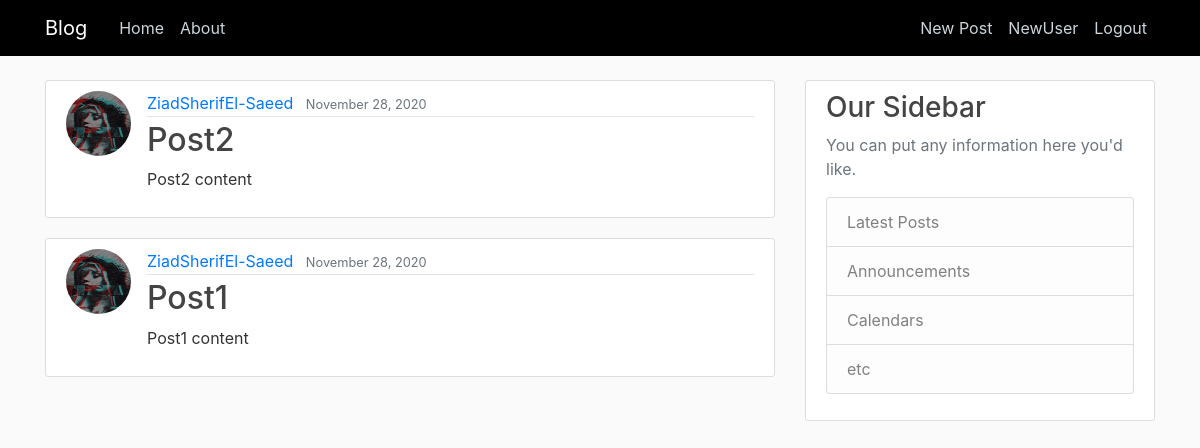
Screenshot of / (signed in) with the database file from the repository.
### blog/models.py (models this page shows, shortened)
class Post(models.Model):
    title = models.CharField(max_length=100)
    content = models.TextField()
    date_posted = models.DateTimeField(default=timezone.now)
    author = models.ForeignKey(User, on_delete=models.CASCADE)

### users/models.py (models this page shows, shortened)
class Profile(models.Model):
    user = models.OneToOneField(User, on_delete=models.CASCADE)
    image = models.ImageField(default='profile_pics/default.jpg', upload_to='profile_pics')

### blog/views.py (the view)
# urls.py: path('', PostListView.as_view(), name='blog-home'),
class PostListView(ListView):
    model = Post
    template_name = 'blog/home.html'
    context_object_name = 'posts'
    ordering = ['-date_posted']

### blog/templates/blog/home.html
{% extends "blog/base.html" %}
{% block content %}
    {% for post in posts %}
    <article class="media content-section">
      <a href="#"><img src="{{ post.author.profile.image.url }}" class="rounded-circle article-img"></a>
        <div class="media-body">
          <div class="article-metadata">
            <a class="mr-2" href="#">{{ post.author }}</a>
            <small class="text-muted">{{ post.date_posted|date:"F d, Y" }}</small>
          </div>
          <h2><a class="article-title" href="{% url 'post-detail' post.id %}">{{ post.title }}</a></h2>
          <p class="article-content">{{ post.content }}</p>
        </div>
    </article>
    {% endfor %}
{% endblock content %}

### blog/templates/blog/base.html (shortened to what this page needs)
{% load static %}
<!DOCTYPE html>
<html lang="en">
<head>
    <link rel="stylesheet" href="https://maxcdn.bootstrapcdn.com/bootstrap/4.0.0/css/bootstrap.min.css"
>
    <link rel="stylesheet" href="{% static 'blog/main.css' %}">
</head>
<body>
    <header class="site-header">
        <nav class="navbar navbar-expand-md navbar-dark black-back fixed-top">
            <div class="container">
                <a class="navbar-brand mr-4" href="{% url 'blog-home' %}">Blog</a>
                <div class="collapse navbar-collapse" id="navbarToggle">
                    <div class="navbar-nav mr-auto">
                        <a class="nav-item nav-link" href="{% url 'blog-home' %}">Home</a>
                        <a class="nav-item nav-link" href="{% url 'blog-about' %}">About</a>
                    </div>
                    <div class="navbar-nav">
                        {% if user.is_authenticated %}
                            <a class="nav-item nav-link" href="{% url 'post-create' %}">New Post</a>
                            <a class="nav-item nav-link" href="{% url 'profile' %}">{{ user.username }}</a>
                            <a class="nav-item nav-link" href="{% url 'logout' %}">Logout</a>
                        {% else %}
                            <a class="nav-item nav-link" href="{% url 'login' %}">Login</a>
                            <a class="nav-item nav-link" href="{% url 'register' %}">Register</a>
                        {% endif %}
                    </div>
                </div>
            </div>
        </nav>
    </header>
    <main role="main" class="container">
        <div class="row">
            <div class="col-md-8">
                {% block content %}{% endblock %}
            </div>
            <div class="col-md-4">
                <div class="content-section">
                    <h3>Our Sidebar</h3>
                    <p class='text-muted'>You can put any information here you'd like.
                    <ul class="list-group">
                        <li class="list-group-item list-group-item-light">Latest Posts</li>
                        <li class="list-group-item list-group-item-light">Announcements</li>
                        <li class="list-group-item list-group-item-light">Calendars</li>
                        <li class="list-group-item list-group-item-light">etc</li>
                    </ul>
                    </p>
                </div>
            </div>
        </div>
    </main>
</body>
</html>

### blog/static/blog/main.css (style rules this page uses)
body { background: #fafafa; color: #333333; margin-top: 5rem; }
h1, h2, h3, h4, h5, h6 { color: #444444; }
ul { margin: 0; }
.black-back { background-color: black; }
.site-header .navbar-nav .nav-link { color: #cbd5db; }
.content-section { background: #ffffff; padding: 10px 20px; border: 1px solid #dddddd; border-radius: 3px; margin-bottom: 20px; }
.article-title { color: #444444; }
.article-content { white-space: pre-line; }
.article-img { height: 65px; width: 65px; margin-right: 16px; }
.article-metadata { padding-bottom: 1px; margin-bottom: 4px; border-bottom: 1px solid #e3e3e3 }

### rows the page displays
Post: author.profile.image (picture), author "ZiadSherifEl-Saeed", date_posted "November 28, 2020", title "Post2", content "Post2 content"
Post: author.profile.image (picture), author "ZiadSherifEl-Saeed", date_posted "November 28, 2020", title "Post1", content "Post1 content"

### other values shown
{{ user.username }} "NewUser"
